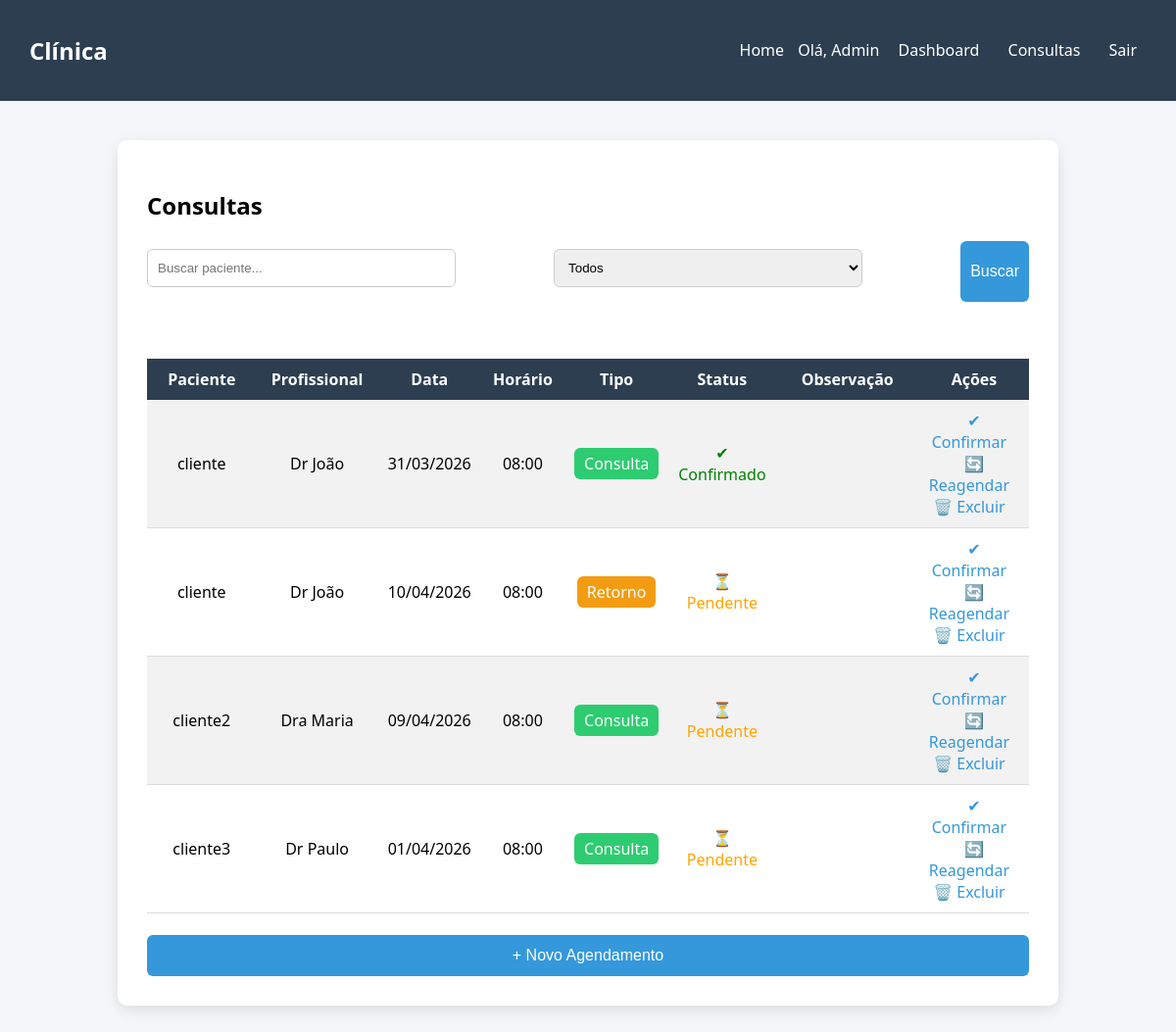
Page /consultas (signed in) on the committed database.
### tables this page shows
CREATE TABLE agendamentos (
        id INTEGER PRIMARY KEY AUTOINCREMENT,
        paciente_id INTEGER,
        profissional_id INTEGER,
        data TEXT,
        hora TEXT,
        descricao TEXT,
        tipo TEXT
    , status TEXT DEFAULT 'pendente');

CREATE TABLE usuarios (
        id INTEGER PRIMARY KEY AUTOINCREMENT,
        nome TEXT,
        usuario TEXT UNIQUE,
        senha TEXT,
        tipo TEXT
    );

CREATE TABLE profissionais (
        id INTEGER PRIMARY KEY AUTOINCREMENT,
        nome TEXT,
        especialidade TEXT
    );

### app.py (the view)
@app.route('/consultas')
def consultas():
    if 'usuario_id' not in session:
        return redirect('/login')
    conn = conectar()
    cursor = conn.cursor()
    busca = request.args.get('busca')
    if session['tipo'] == 'cliente':
        cursor.execute("""
        SELECT
            a.id,
            u.nome,
            p.nome,
            strftime('%d/%m/%Y', a.data),
            a.hora,
            a.descricao,
            a.tipo,
            a.status
        FROM agendamentos a
        JOIN usuarios u ON a.paciente_id = u.id
        JOIN profissionais p ON a.profissional_id = p.id
        WHERE a.paciente_id=?
        """, (session['usuario_id'],))
    else:
        status = request.args.get('status')
        query = """
        SELECT
            a.id,
            u.nome,
            p.nome,
            strftime('%d/%m/%Y', a.data),
            a.hora,
            a.descricao,
            a.tipo,
            a.status
        FROM agendamentos a
        JOIN usuarios u ON a.paciente_id = u.id
        JOIN profissionais p ON a.profissional_id = p.id
        WHERE 1=1
        """
        params = []
        if busca:
            query += " AND u.nome LIKE ?"
            params.append(f"%{busca}%")
        if status:
            query += " AND a.status = ?"
            params.append(status)
        cursor.execute(query, params)
    dados = cursor.fetchall()
    conn.close()
    return render_template('consultas.html', consultas=dados)

### app.py (called while the page is built)
def conectar():
    return sqlite3.connect('database.db')

### templates/consultas.html (shortened to what this page needs)
{% extends 'base.html' %}
{% block content %}
<h2>Consultas</h2>
<form method="GET" style="display:flex; gap:100px;">
    <input type="text" name="busca" placeholder="Buscar paciente...">
    <select name="status">
        <option value="">Todos</option>
    </select>
    <button class="btn-buscar">Buscar</button>
</form>
<br>
<table>
<tr>
    <th>Paciente</th>
    <th>Profissional</th>
    <th>Data</th>
    <th>Horário</th>
    <th>Tipo</th>
    <th>Status</th>
    <th>Observação</th>
    <th>Ações</th>
</tr>
{% for c in consultas %}
<tr>
    <td>{{ c[1] }}</td>
    <td>{{ c[2] }}</td>
    <td>{{ c[3] }}</td>
    <td>{{ c[4] }}</td>
    <td>
        {% if c[6] == 'Consulta' %}
            <span style="background:#2ecc71; color:white; padding:5px 10px; border-radius:6px;">
                Consulta
            </span>
        {% elif c[6] == 'Retorno' %}
            <span style="background:#f39c12; color:white; padding:5px 10px; border-radius:6px;">
                Retorno
            </span>
        {% else %}
            <span style="background:#95a5a6; color:white; padding:5px 10px; border-radius:6px;">
                {{ c[6] }}
            </span>
        {% endif %}
    </td>
    <td>
        {% if c[7] == 'confirmado' %}
            <span style="color:green;">✔ Confirmado</span>
        {% else %}
            <span style="color:orange;">⏳ Pendente</span>
        {% endif %}
    </td>
    <td>{{ c[5] }}</td>
    <td>
        {% if session['tipo'] != 'cliente' %}
            <a href="/confirmar_agendamento/{{ c[0] }}">
                ✔ Confirmar
            </a>
            <a href="/editar_agendamento/{{ c[0] }}">
                🔄 Reagendar
            </a>
            <a href="/excluir_agendamento/{{ c[0] }}"
               onclick="return confirm('Tem certeza que deseja excluir?')">
               🗑️ Excluir
            </a>
        {% else %}
            <a href="/excluir_agendamento/{{ c[0] }}"
               onclick="return confirm('Deseja cancelar esta consulta?')">
               ❌ Cancelar
            </a>
        {% endif %}
    </td>
</tr>
{% endfor %}
</table>
<br>
<a href="/agendar">
    <button>+ Novo Agendamento</button>
</a>
{% endblock %}

### static/style.css (style rules this page uses)
body { font-family: 'Segoe UI', Tahoma, Geneva, Verdana, sans-serif; margin: 0; background-color: #f4f6f9; }
h2 { margin-bottom: 20px; }
input, select { width: 100%; padding: 10px; margin: 8px 0 15px; border-radius: 6px; border: 1px solid #ccc; }
button { background: #3498db; color: white; border: none; padding: 12px; border-radius: 6px; cursor: pointer; width: 100%; font-size: 16px; }
table { width: 100%; border-collapse: collapse; margin-top: 20px; }
table th { background: #2c3e50; color: white; padding: 10px; }
table td { padding: 10px; border-bottom: 1px solid #ddd; }
a { text-decoration: none; color: #3498db; margin-right: 10px; }
.btn-buscar { width: 120px; padding: 10px; }

### templates/consultas.html (style rules this page uses)
table { width: 100%; border-collapse: collapse; }
th, td { padding: 12px; text-align: center; }
th { background: #2c3e50; color: white; }
tr:nth-child(even) { background: #f2f2f2; }
th:nth-child(1), td:nth-child(1) { width: 15%; }
th:nth-child(2), td:nth-child(2) { width: 15%; }
th:nth-child(3), td:nth-child(3) { width: 10%; }
th:nth-child(4), td:nth-child(4) { width: 10%; }
th:nth-child(5), td:nth-child(5) { width: 10%; }
th:nth-child(6), td:nth-child(6) { width: 10%; }
th:nth-child(7), td:nth-child(7) { width: 20%; }
th:nth-child(8), td:nth-child(8) { width: 10%; }

### rows in the picture
agendamentos: nome "cliente", nome "Dr João", data "31/03/2026", hora "08:00", tipo "Consulta", status "✔ Confirmado"
agendamentos: nome "cliente", nome "Dr João", data "10/04/2026", hora "08:00", tipo "Retorno", status "⏳ Pendente"
agendamentos: nome "cliente2", nome "Dra Maria", data "09/04/2026", hora "08:00", tipo "Consulta", status "⏳ Pendente"
agendamentos: nome "cliente3", nome "Dr Paulo", data "01/04/2026", hora "08:00", tipo "Consulta", status "⏳ Pendente"

### other values in the picture
{{ session['nome'] }} "Admin"
